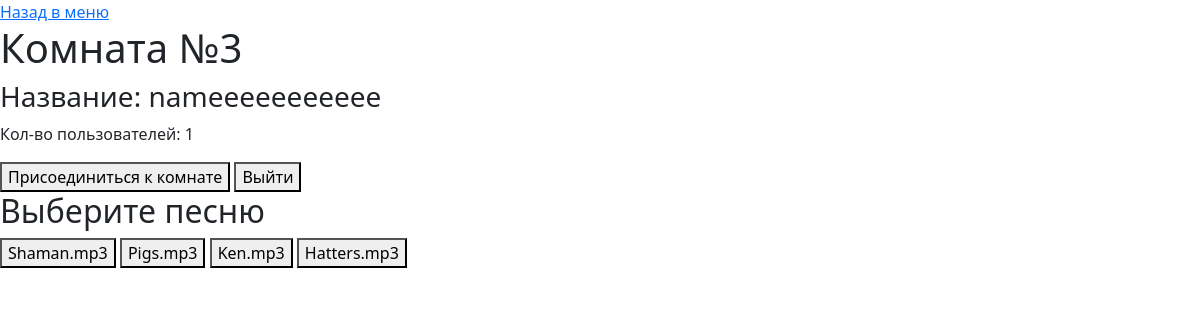
The page /service/room/3/ (signed in) on the database its author committed.
### app/models.py (models this page shows, shortened)
class Room(models.Model):
    name = models.CharField(max_length=255)
    mx_users = models.IntegerField()
    amount_of_users = models.IntegerField(default = 1)
    song = models.CharField(max_length=255)
    timer = models.IntegerField()

class Song(models.Model):
    name = models.CharField(max_length=255)
    length = models.IntegerField()
    def __str__(self):
        return self.name

### app/views.py (the view)
# urls.py: path('service/room/<int:name>/', views.roomTemplate_page, name='roomTemplate_page'),
def roomTemplate_page(request, name):
    content={}
    room = Room.objects.get(id=name)
    songs = Song.objects.all()
    user = Account.objects.get(id=request.user.id)
    content['room'] = room
    content['songs'] = [song for song in songs]
    if request.method == 'POST' and 'AddToRoom' in request.POST:
        user.room = name
        user.save()
        return HttpResponseRedirect(f'/service/room/{name}/')
    if request.method == 'POST' and 'LeaveToRoom' in request.POST:
        user.room = 0
        user.save()
        return HttpResponseRedirect(f'/service/room/{name}/')
    return render(request, 'room.html', content)

### app/templates/room.html (shortened to what this page needs)
{% extends "base.html" %}
{% block content %}
{% load static %}
<a class="uk-button uk-button-default" href="/service/">Назад в меню</a>
<h1>Комната №{{room.id}}</h1>
<h3 class="uk-card-title"> Название: {{room.name}}</h3>
<p>Кол-во пользователей: {{room.amount_of_users}}</p>
<form class="uk-grid-small" method="post" enctype="multipart/form-data" uk-grid>
        <button
            class="uk-button uk-button-primary uk-width-1-3 uk-margin-medium-right uk-border-rounded"
            type="submit" name="AddToRoom">Присоединиться к комнате</button>
        <button
            class="uk-button uk-button-danger uk-width-1-3 uk-margin-medium-right uk-border-rounded"
            type="submit" name="LeaveToRoom">Выйти</button>
</form>
<h2>Выберите песню</h2>
<form id="songForm" method="post" enctype="multipart/form-data" uk-grid>
    {% for song in songs %}
        <button
            class="uk-button uk-button-secondary uk-width-1-3 uk-margin-medium-right uk-border-rounded song-button"
            data-song-name="{{ song }}"
            data-song-id = "{{ song.id }}"
            type="button">
            {{ song }}
        </button>
    {% endfor %}
</form>
{% endblock %}

### rows shown on the page
Room: id "3", name "nameeeeeeeeeee", amount_of_users "1"
Song: name "Shaman.mp3"
Song: name "Pigs.mp3"
Song: name "Ken.mp3"
Song: name "Hatters.mp3"
